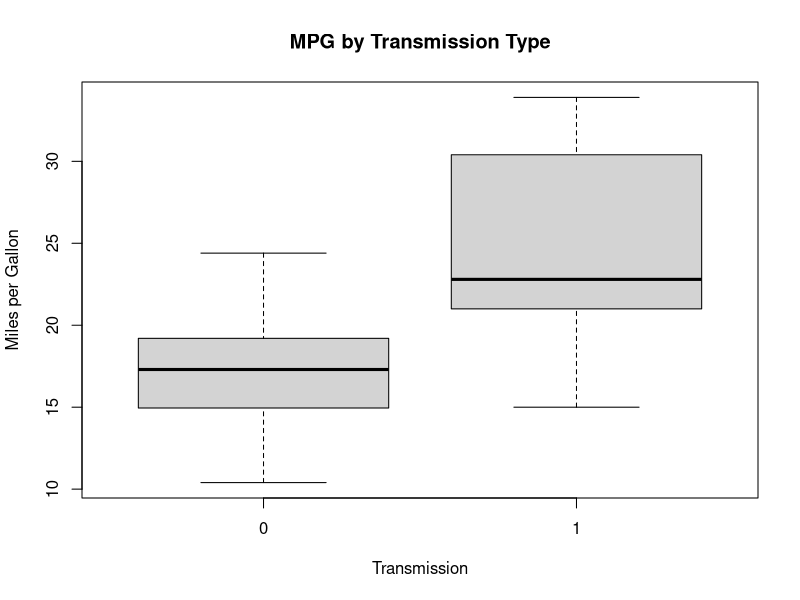

Recreate this plot in R.
## ---- chunk 1
knitr::opts_chunk$set(echo = FALSE)
## ---- chunk 2
library(datasets)
data(mtcars)
head(mtcars, 3)
## ---- chunk 3
library(ggplot2)
boxplot(mpg~am, data = mtcars,
        xlab = "Transmission",
        ylab = "Miles per Gallon",
        main = "MPG by Transmission Type")
